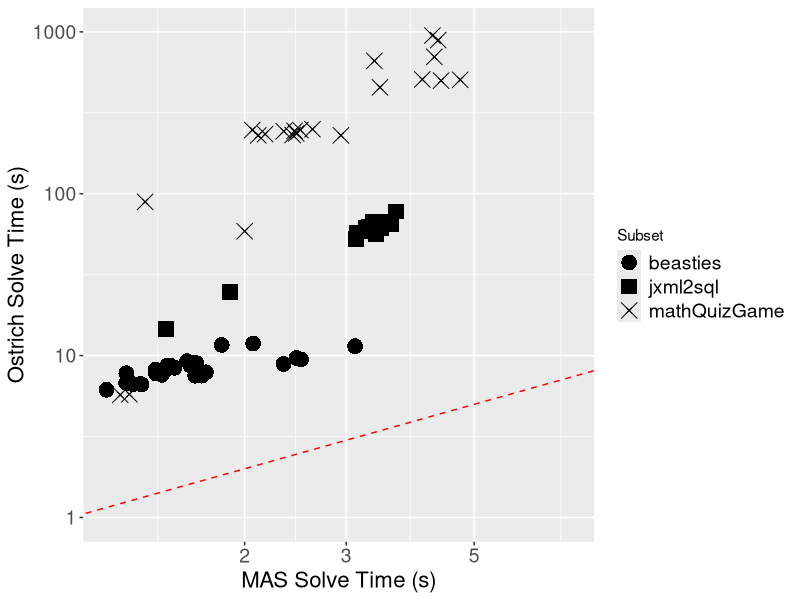
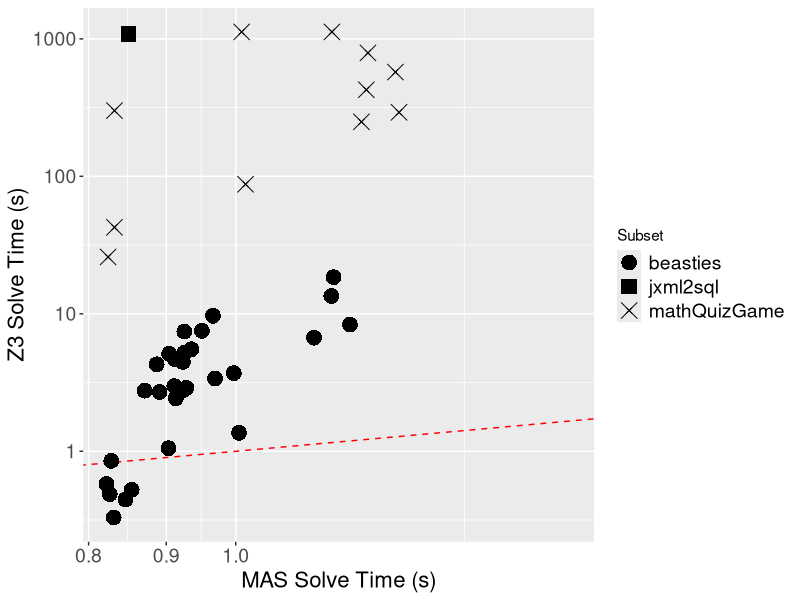
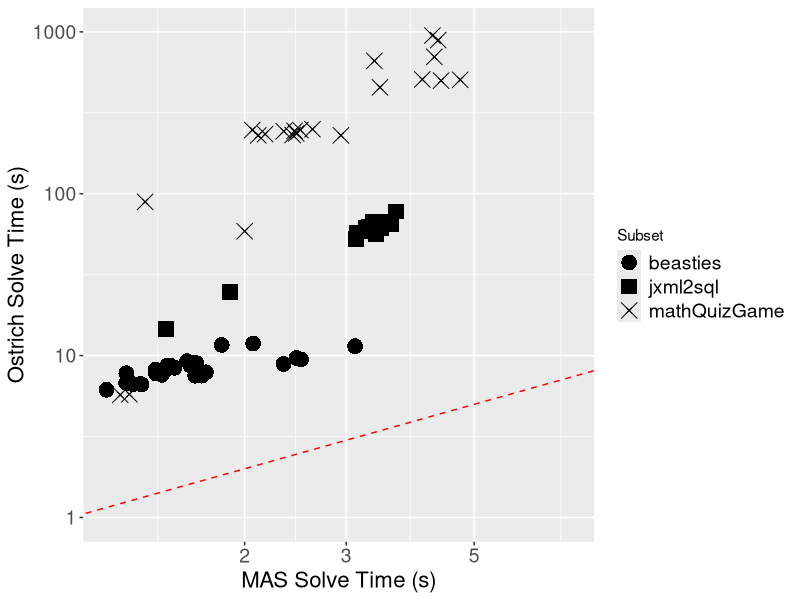
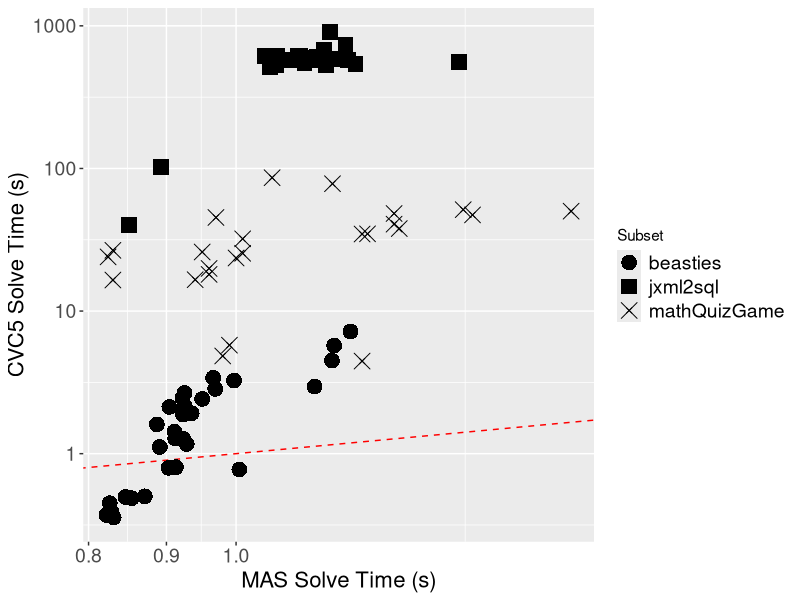
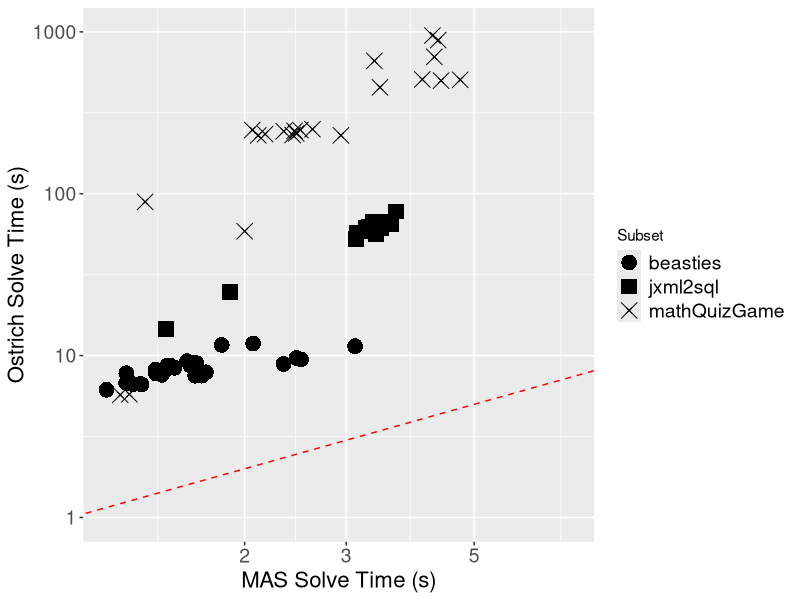
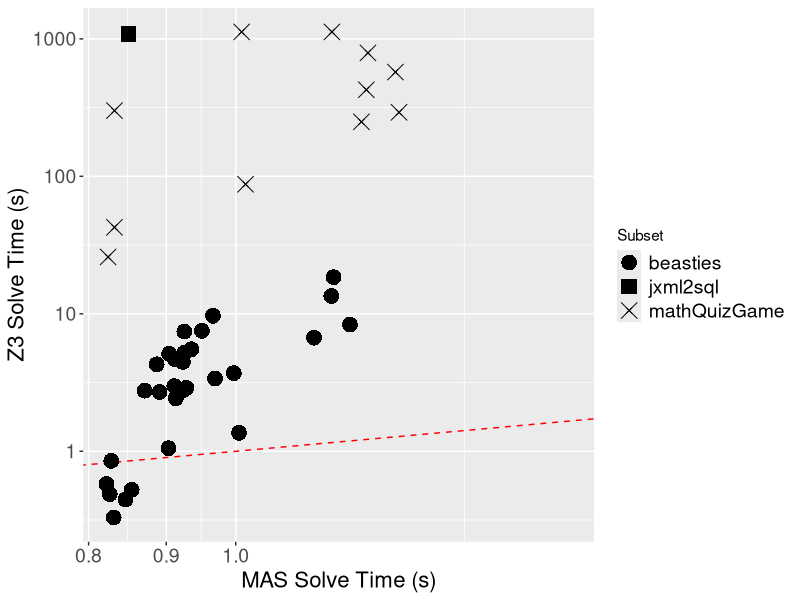
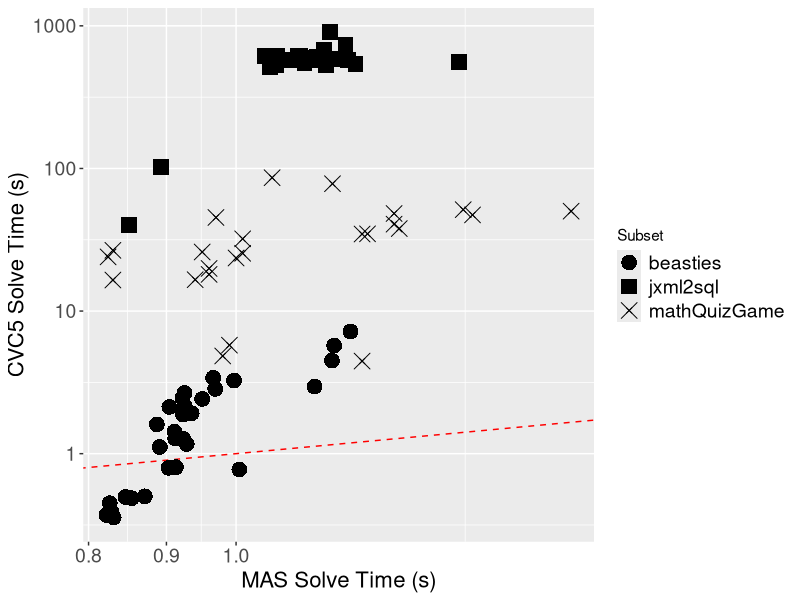
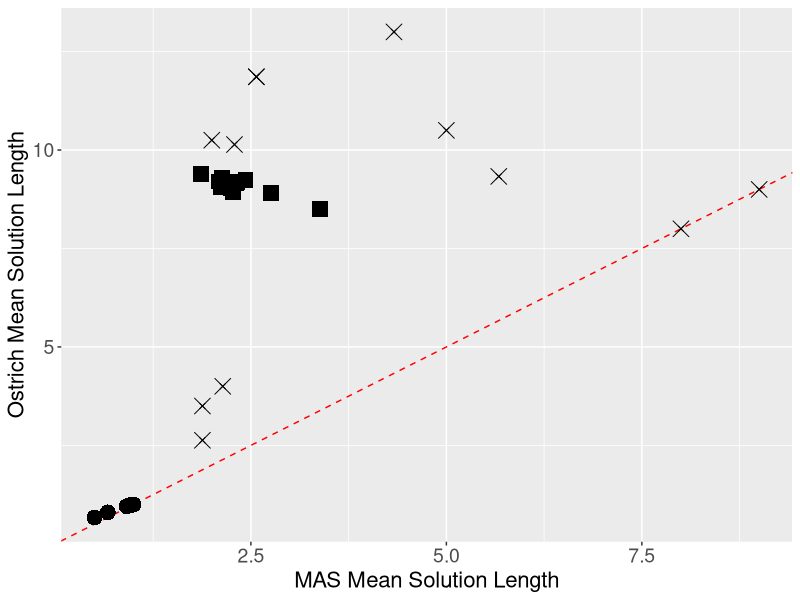

Here is the R script that generated these plots, in order:
library(ggplot2)

real_ostrich <- read.table("data/real-ostrich-results.txt", sep="", fill=TRUE, header=TRUE)
# real_ostrich <- na.omit(real_ostrich)

#get_shape <- function(row_number) {
#  if (row_number <= 30) {
#    return(16)  # Circle
#  } else if (row_number <= 53) {
#    return(15)  # Square
#  } else {
#    return(4)   # X
#  }
#}

library(dplyr)

# Split the data
subset1 <- real_ostrich[1:30, ]
subset2 <- real_ostrich[31:53, ]
subset3 <- real_ostrich[54:77, ]

# Combine subsets
combined_data <- bind_rows(
  mutate(subset1, subset = 1),
  mutate(subset2, subset = 2),
  mutate(subset3, subset = 3)
)

# Create the plot
plot_ostrich <- ggplot(combined_data, aes(x = mas, y = ostrich, shape = factor(subset))) +
  geom_point() +
  geom_abline(intercept = 0, slope = 1,color="red", linetype = "dashed") +
  xlab("MAS Solve Time (s)") +
  ylab("Ostrich Solve Time (s)") +
  scale_x_log10() +
  scale_y_log10() +
  scale_shape_manual(values = c(16, 15, 4), label = c("beasties", "jxml2sql", "mathQuizGame"))  +
  coord_cartesian(ylim=c(1, 1000)) +
  theme(
	axis.title = element_text(size = 16),
	axis.text = element_text(size = 14),
	legend.text = element_text(size = 14)
  ) +
	labs(shape = "Subset") +
  geom_point(size = 5)

# Combine subsets
#combined_data <- rbind(
#	cbind(subset1, subset = 1),
#	cbind(subset2, subset = 2),
#	cbind(subset3, subset = 3)
#)
#
#png("plots/real-ostrich-plot.png", width=12, height=8, units="in", res=300)
## Create the plot
#plot(combined_data$mas, combined_data$ostrich, log = "xy", pch = 16, xlab = "MAS", ylab = "Ostrich", ylim = c(1, 1000))
#
## Add points with different shapes
#points(combined_data$mas[combined_data$subset == 2], combined_data$ostrich[combined_data$subset == 2], pch = 15)
#points(combined_data$mas[combined_data$subset == 3], combined_data$ostrich[combined_data$subset == 3], pch = 4)
#
## Add a red dashed line with slope 1
#abline(a = 0, b = 1, col = "red", lty = 2)
#dev.off()
# ggplot(real_ostrich, aes(x=mas, y=ostrich, shape=get_shape(rownames(real_ostrich)))) +
#   geom_point() +
#   geom_abline(intercept=0, slope=1, color="red", linetype="dashed") +
#   #ggtitle("Real Java Application Results") +
#   xlab("MAS") +
#   ylab("Ostrich") +
#   scale_x_log10() +
#   scale_y_log10() +
#   coord_cartesian(ylim=c(1, 1000))
show(plot_ostrich)
ggsave("plots/real-ostrich-plot.png", plot=plot_ostrich, device="png", width=12, height = 8)

real_z3 <- read.delim("data/real-z3-results.txt")

sub1 <- real_z3[1:30,]
sub2 <- real_z3[31:53,]
sub3 <- real_z3[54:77,]

combined_data_z3 <- bind_rows(
  mutate(sub1, subset = 1),
  mutate(sub2, subset = 2),
  mutate(sub3, subset = 3)
)

plot_z3 <- ggplot(combined_data_z3, aes(x = mas, y = z3, shape = factor(subset))) +
  geom_point() +
  geom_abline(intercept = 0, slope = 1,color="red", linetype = "dashed") +
  xlab("MAS Solve Time (s)") +
  ylab("Z3 Solve Time (s)") +
  scale_x_log10() +
  scale_y_log10() +
  scale_shape_manual(values = c(16, 15, 4), label = c("beasties", "jxml2sql", "mathQuizGame"))  +
  theme(
	axis.title = element_text(size = 16),
	axis.text = element_text(size = 14),
	legend.text = element_text(size = 14)
  ) +
	labs(shape = "Subset") +
  geom_point(size = 5)

ggsave("plots/real-z3-plot.png", plot=plot_z3, device="png", width=12, height = 8)

real_cvc5 <- read.delim("data/real-cvc5-results.txt")

sub1 <- real_cvc5[1:30,]
sub2 <- real_cvc5[31:53,]
sub3 <- real_cvc5[54:77,]

combined_data_cvc5 <- bind_rows(
	mutate(sub1, subset = 1),
	mutate(sub2, subset = 2),
	mutate(sub3, subset = 3)
)

plot_cvc5 <- ggplot(combined_data_cvc5, aes(x = mas, y = cvc5, shape = factor(subset))) +
	geom_point() +
	geom_abline(intercept = 0, slope = 1,color="red", linetype = "dashed") +
	xlab("MAS Solve Time (s)") +
	ylab("CVC5 Solve Time (s)") +
	scale_x_log10() +
	scale_y_log10() +
	scale_shape_manual(values = c(16, 15, 4), label = c("beasties", "jxml2sql", "mathQuizGame"))  +
	theme(
		axis.title = element_text(size = 16),
		axis.text = element_text(size = 14),
		legend.text = element_text(size = 14)
	) +
	labs(shape = "Subset") +
	geom_point(size = 5)

ggsave("plots/real-cvc5-plot.png", plot=plot_cvc5, device="png", width=12, height = 8)

show(plot_z3)
show(plot_ostrich)
show(plot_cvc5)

# beasties <- real_ostrich[1:30,]
# jxml2sql <- real_ostrich[31:53,]
# mathquiz <- real_ostrich[54:77,]
# beastiesBox <- ggplot(data.frame(species = c(rep("mas", nrow(beasties)), rep("ostrich", nrow(beasties))),
#                   value = c(beasties$mas, beasties$ostrich)),
#        aes(x = species, y = value)) +
#   geom_boxplot() +
#   labs(x = "Solver", y = "Time(s)") +
#   scale_y_log10()
#   #ggtitle("Beasties Subset (Real)")
#   #facet_wrap(~ species)
#
# ggsave("plots/beasties-box.png", plot=beastiesBox, device ="png")
# jxml2sqlBox <- ggplot(data.frame(species = c(rep("mas", nrow(jxml2sql)), rep("ostrich", nrow(jxml2sql))),
#   value = c(jxml2sql$mas, jxml2sql$ostrich)), aes(x = species, y = value)) +
#   geom_boxplot() +
#   labs(x = "Solver", y = "Time(s)") +
#   scale_y_log10()
#   #ggtitle("jxml2sql Subset (Real)")
# #facet_wrap(~ species)
#
# ggsave("plots/jxml2sql-box.png", plot=jxml2sqlBox, device ="png")
#
# mathQuizBox <- ggplot(data.frame(species = c(rep("mas", nrow(mathquiz)), rep("ostrich", nrow(mathquiz))),
#   value = c(mathquiz$mas, mathquiz$ostrich)), aes(x = species, y = value)) +
#   geom_boxplot() +
#   labs(x = "Solver", y = "Time(s)")  +
#   scale_y_log10()
#   #ggtitle("MathQuiz Subset (Real)")
# #facet_wrap(~ species)
#
# ggsave("plots/mathquiz-box.png", plot=mathQuizBox, device ="png")

real_lengths_ostrich <- read.table("data/real-lengths.txt", sep="", fill=TRUE, header=TRUE)

s1 <- real_lengths_ostrich[1:30,]
s2 <- real_lengths_ostrich[31:53,]
s3 <- real_lengths_ostrich[54:77,]

comb_lengths_ostrich <- bind_rows(
  mutate(s1, subset = 1),
  mutate(s2, subset = 2),
  mutate(s3, subset = 3)
)

real_length_plot_ostrich <- ggplot(comb_lengths_ostrich, aes(x = mas, y = ostrich, shape = factor(subset))) +
  geom_point() +
  geom_abline(intercept = 0, slope = 1,color="red", linetype = "dashed") +
  xlab("MAS Mean Solution Length") +
  ylab("Ostrich Mean Solution Length") +
  scale_shape_manual(values = c(16, 15, 4), guide="none")  +
  theme(
	axis.title = element_text(size = 16),
	axis.text = element_text(size = 14)
  ) +
  geom_point(size = 5)

ggsave("plots/real-length-plot-ostrich.png", plot=real_length_plot_ostrich, device="png", width=8, height = 8)

real_lengths_z3 <- read.table("data/real-lengths-z3.txt", sep="", fill=TRUE, header=TRUE)

s1_z3 <- real_lengths_z3[1:30,]
s2_z3 <- real_lengths_z3[31:53,]
s3_z3 <- real_lengths_z3[54:77,]

comb_lengths_z3 <- bind_rows(
  mutate(s1_z3, subset = 1),
  mutate(s2_z3, subset = 2),
  mutate(s3_z3, subset = 3)
)

real_length_plot_z3 <- ggplot(comb_lengths_z3, aes(x = mas, y = z3, shape = factor(subset))) +
  geom_point() +
  geom_abline(intercept = 0, slope = 1,color="red", linetype = "dashed") +
  xlab("MAS Mean Solution Length") +
  ylab("Z3 Mean Solution Length") +
  scale_shape_manual(values = c(16, 15, 4), guide="none")  +
  theme(
	axis.title = element_text(size = 16),
	axis.text = element_text(size = 14)
  ) +
  geom_point(size = 5)

ggsave("plots/real-length-plot-z3.png", plot=real_length_plot_z3, device="png", width=8, height = 8)

real_lengths_cvc5 <- read.table("data/real-lengths-cvc5.txt", sep="", fill=TRUE, header=TRUE)

s1_cvc5 <- real_lengths_cvc5[1:30,]
s2_cvc5 <- real_lengths_cvc5[31:53,]
s3_cvc5 <- real_lengths_cvc5[54:77,]

comb_lengths_cvc5 <- bind_rows(
	mutate(s1_cvc5, subset = 1),
	mutate(s2_cvc5, subset = 2),
	mutate(s3_cvc5, subset = 3)
)

real_length_plot_cvc5 <- ggplot(comb_lengths_cvc5, aes(x = mas, y = cvc5, shape = factor(subset))) +
	geom_point() +
	geom_abline(intercept = 0, slope = 1,color="red", linetype = "dashed") +
	xlab("MAS Mean Solution Length") +
	ylab("CVC5 Mean Solution Length") +
	scale_shape_manual(values = c(16, 15, 4), guide="none")  +
	theme(
		axis.title = element_text(size = 16),
		axis.text = element_text(size = 14)
	) +
	geom_point(size = 5)

ggsave("plots/real-length-plot-cvc5.png", plot=real_length_plot_cvc5, device="png", width=12, height = 8)

smt <- read.table("data/smt-results.txt", header=TRUE, sep="")

smt$cs_mas <- cumsum(smt$mas)
smt$cs_cvc5 <- cumsum(smt$cvc5)
smt$cs_ostrich <- cumsum(smt$ostrich)
smt$cs_z3 <- cumsum(smt$z3)
#
## Create the plot
#smt_plot <- ggplot(smt, aes(x = 1:nrow(smt))) +
#  geom_line(aes(y = cs_mas, color = "MAS")) +
#  geom_line(aes(y = cs_cvc5, color = "CVC5")) +
#  geom_line(aes(y = cs_ostrich, color = "Ostrich")) +
#  geom_line(aes(y = cs_z3, color = "Z3")) +
#  labs(x = "Benchmarks Completed", y = "Time (s)", color = "Solver") +
#  theme(
#	axis.title = element_text(size = 16),
#	axis.text = element_text(size = 14),
#	legend.title = element_text(size = 16),
#	legend.text = element_text(size = 14)
#  )
#
#ggsave("plots/smt-plot.png", plot=smt_plot, device="png", width=12, height = 8)


png("plots/smt-plot.png", width=12, height=8, units="in", res=300)
x <- 1:nrow(smt)
plot(x, smt$cs_mas, type="l", col="red", lty=1, xlim=c(0,530), xlab="Benchmarks Completed", ylab="Time (s)")
lines(x, smt$cs_cvc5, col="blue", lty=2)
lines(x, smt$cs_ostrich, col="green", lty=3)
lines(x, smt$cs_z3, col="purple", lty=4)

text(x[length(x)], smt$cs_mas[length(smt$cs_mas)], "MAS", pos=2, col="red")
text(x[length(x)], smt$cs_cvc5[length(smt$cs_cvc5)], "CVC5", pos=2, col="blue")
text(x[length(x)], smt$cs_ostrich[length(smt$cs_ostrich)], "Ostrich", pos=1, col="green")
text(x[length(x)], smt$cs_z3[length(smt$cs_z3)], "Z3", pos=3, col="purple")

legend("topleft", legend=c("MAS", "CVC5", "Ostrich", "Z3"), col=c("red", "blue", "green", "purple"), lty=1:4)
dev.off()


smt_len <- read.table("data/smt-lengths.txt", header=TRUE, sep="")

smt_len$cs_mas_l <- cumsum(smt_len$mas)
smt_len$cs_cvc5_l <- cumsum(smt_len$cvc5)
smt_len$cs_ostrich_l <- cumsum(smt_len$ostrich)
smt_len$cs_z3_l <- cumsum(smt_len$z3)

# Create the plot
#smt_len_plot <- ggplot(smt_len, aes(x = 1:nrow(smt_len))) +
#  geom_line(aes(y = cs_mas_l, color = "MAS")) +
#  geom_line(aes(y = cs_cvc5_l, color = "CVC5")) +
#  geom_line(aes(y = cs_ostrich_l, color = "Ostrich")) +
#  geom_line(aes(y = cs_z3_l, color = "Z3")) +
#  labs(x = "Benchmarks Completed", y = "Cumulative Mean Input Length", color = "Solver") +
#  theme(
#	axis.title = element_text(size = 16),
#	axis.text = element_text(size = 14),
#	legend.title = element_text(size = 16),
#	legend.text = element_text(size = 14)
#  )
#show(smt_len_plot)
#ggsave("plots/smt-len-plot.png", plot=smt_len_plot, device="png", width=12, height = 8)
x<-1:nrow(smt_len)
png("plots/smt-len-plot.png", width=12, height=8, units="in", res=300)
plot(x, smt_len$cs_mas_l, type="l", col="red", lty=1, xlim = c(0,120), ylim = c(0,340), xlab="Benchmarks Completed", ylab="Mean Solution Length")
lines(x, smt_len$cs_cvc5_l, col="blue", lty=2)
lines(x, smt_len$cs_ostrich_l, col="green", lty=3)
lines(x, smt_len$cs_z3_l, col="purple", lty=4)

text(x[length(x)], smt_len$cs_mas_l[length(smt_len$cs_mas_l)], "MAS", pos=4, col="red")
text(x[length(x)], smt_len$cs_cvc5_l[length(smt_len$cs_cvc5_l)], "CVC5", pos=4, col="blue")
text(x[length(x)], smt_len$cs_ostrich_l[length(smt_len$cs_ostrich_l)], "Ostrich", pos=4, col="green")
text(x[length(x)], smt_len$cs_z3_l[length(smt_len$cs_z3_l)], "Z3", pos=4, col="purple")

legend("topleft", legend=c("MAS", "CVC5", "Ostrich", "Z3"), col=c("red", "blue", "green", "purple"), lty=1:4)
dev.off()

